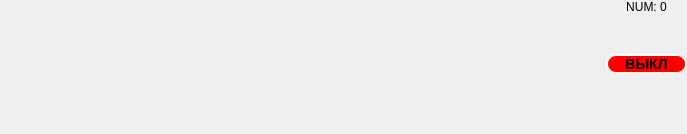
<?xml version="1.0" encoding="UTF-8"?>
<ui version="4.0">
 <class>graphGround</class>
 <widget class="QWidget" name="graphGround">
  <property name="geometry">
   <rect>
    <x>0</x>
    <y>0</y>
    <width>687</width>
    <height>132</height>
   </rect>
  </property>
  <property name="sizePolicy">
   <sizepolicy hsizetype="Minimum" vsizetype="Minimum">
    <horstretch>0</horstretch>
    <verstretch>0</verstretch>
   </sizepolicy>
  </property>
  <property name="windowTitle">
   <string>Form</string>
  </property>
  <layout class="QGridLayout" name="gridLayout">
   <property name="leftMargin">
    <number>0</number>
   </property>
   <property name="topMargin">
    <number>0</number>
   </property>
   <property name="rightMargin">
    <number>0</number>
   </property>
   <property name="bottomMargin">
    <number>0</number>
   </property>
   <property name="verticalSpacing">
    <number>0</number>
   </property>
   <item row="0" column="0">
    <widget class="QCustomPlot" name="customPlot" native="true">
     <property name="sizePolicy">
      <sizepolicy hsizetype="Minimum" vsizetype="Minimum">
       <horstretch>1</horstretch>
       <verstretch>0</verstretch>
      </sizepolicy>
     </property>
     <property name="minimumSize">
      <size>
       <width>0</width>
       <height>0</height>
      </size>
     </property>
    </widget>
   </item>
   <item row="0" column="1">
    <layout class="QGridLayout" name="gridLayout_3">
     <property name="sizeConstraint">
      <enum>QLayout::SetMinimumSize</enum>
     </property>
     <property name="verticalSpacing">
      <number>0</number>
     </property>
     <item row="1" column="0">
      <spacer name="verticalSpacer">
       <property name="orientation">
        <enum>Qt::Vertical</enum>
       </property>
       <property name="sizeType">
        <enum>QSizePolicy::Minimum</enum>
       </property>
       <property name="sizeHint" stdset="0">
        <size>
         <width>20</width>
         <height>40</height>
        </size>
       </property>
      </spacer>
     </item>
     <item row="4" column="0">
      <spacer name="verticalSpacer_2">
       <property name="orientation">
        <enum>Qt::Vertical</enum>
       </property>
       <property name="sizeType">
        <enum>QSizePolicy::Minimum</enum>
       </property>
       <property name="sizeHint" stdset="0">
        <size>
         <width>20</width>
         <height>40</height>
        </size>
       </property>
      </spacer>
     </item>
     <item row="3" column="0">
      <spacer name="horizontalSpacer">
       <property name="orientation">
        <enum>Qt::Horizontal</enum>
       </property>
       <property name="sizeType">
        <enum>QSizePolicy::Fixed</enum>
       </property>
       <property name="sizeHint" stdset="0">
        <size>
         <width>81</width>
         <height>20</height>
        </size>
       </property>
      </spacer>
     </item>
     <item row="0" column="0">
      <widget class="QLabel" name="label_num_ground">
       <property name="text">
        <string>NUM: 0</string>
       </property>
       <property name="alignment">
        <set>Qt::AlignCenter</set>
       </property>
      </widget>
     </item>
     <item row="2" column="0">
      <widget class="QLabel" name="label_state">
       <property name="styleSheet">
        <string notr="true">QLabel#label_state {
    background-color: red;
    border-style: outset;
    border-width: 2px;
    border-radius: 10px;
    border-color: beige;
    font: bold 14px;
    min-width: 1em;

}</string>
       </property>
       <property name="text">
        <string>ВЫКЛ</string>
       </property>
       <property name="alignment">
        <set>Qt::AlignCenter</set>
       </property>
      </widget>
     </item>
    </layout>
   </item>
  </layout>
 </widget>
 <customwidgets>
  <customwidget>
   <class>QCustomPlot</class>
   <extends>QWidget</extends>
   <header location="global">qcustomplot/qcustomplot.h</header>
   <container>1</container>
  </customwidget>
 </customwidgets>
 <resources/>
 <connections/>
</ui>
